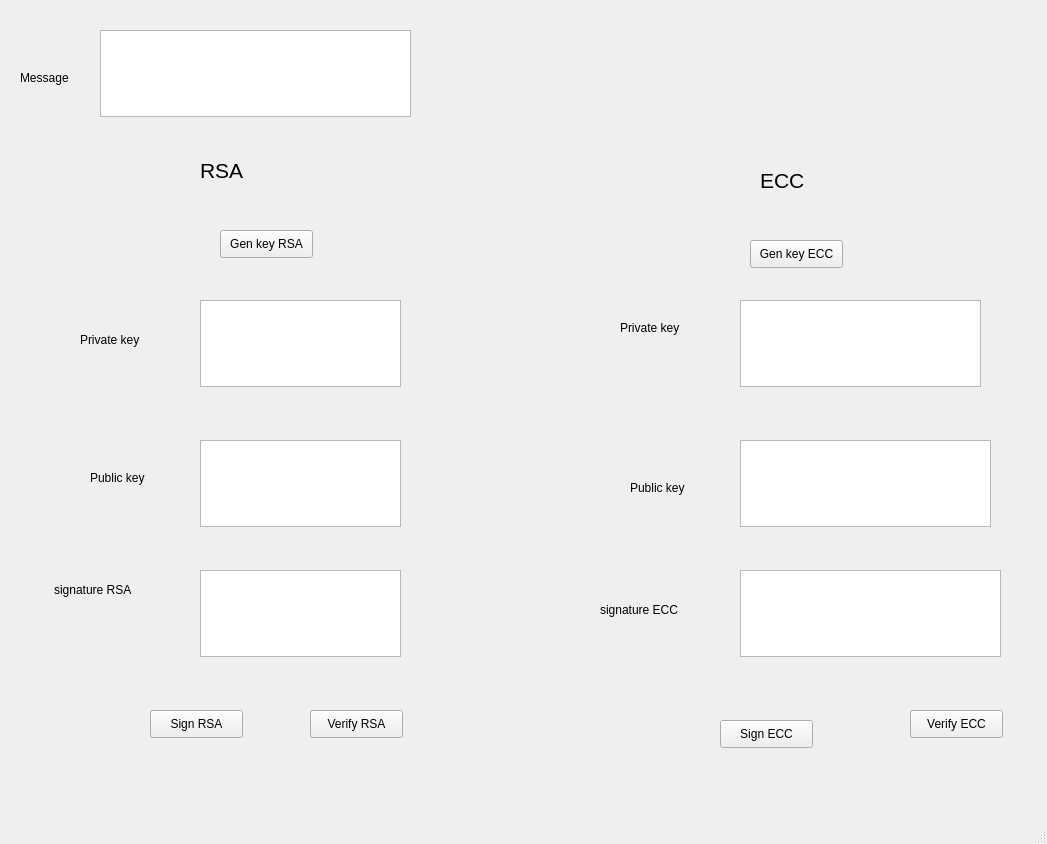
<?xml version="1.0" encoding="UTF-8"?>
<ui version="4.0">
 <class>MainWindow</class>
 <widget class="QMainWindow" name="MainWindow">
  <property name="geometry">
   <rect>
    <x>0</x>
    <y>0</y>
    <width>1047</width>
    <height>844</height>
   </rect>
  </property>
  <property name="windowTitle">
   <string>MainWindow</string>
  </property>
  <widget class="QWidget" name="centralwidget">
   <widget class="QPushButton" name="btn_verify_ecc">
    <property name="geometry">
     <rect>
      <x>910</x>
      <y>710</y>
      <width>93</width>
      <height>28</height>
     </rect>
    </property>
    <property name="text">
     <string>Verify ECC</string>
    </property>
   </widget>
   <widget class="QLabel" name="label">
    <property name="geometry">
     <rect>
      <x>20</x>
      <y>70</y>
      <width>55</width>
      <height>16</height>
     </rect>
    </property>
    <property name="text">
     <string>Message</string>
    </property>
   </widget>
   <widget class="QPlainTextEdit" name="txt_message">
    <property name="geometry">
     <rect>
      <x>100</x>
      <y>30</y>
      <width>311</width>
      <height>87</height>
     </rect>
    </property>
   </widget>
   <widget class="QLabel" name="label_2">
    <property name="geometry">
     <rect>
      <x>200</x>
      <y>150</y>
      <width>151</width>
      <height>41</height>
     </rect>
    </property>
    <property name="font">
     <font>
      <pointsize>16</pointsize>
     </font>
    </property>
    <property name="text">
     <string>RSA</string>
    </property>
   </widget>
   <widget class="QPushButton" name="btn_genkey_rsa">
    <property name="geometry">
     <rect>
      <x>220</x>
      <y>230</y>
      <width>93</width>
      <height>28</height>
     </rect>
    </property>
    <property name="text">
     <string>Gen key RSA</string>
    </property>
   </widget>
   <widget class="QPushButton" name="btn_verify_rsa">
    <property name="geometry">
     <rect>
      <x>310</x>
      <y>710</y>
      <width>93</width>
      <height>28</height>
     </rect>
    </property>
    <property name="text">
     <string>Verify RSA</string>
    </property>
   </widget>
   <widget class="QPlainTextEdit" name="txt_rsa_private_key">
    <property name="geometry">
     <rect>
      <x>200</x>
      <y>300</y>
      <width>201</width>
      <height>87</height>
     </rect>
    </property>
   </widget>
   <widget class="QLabel" name="label_3">
    <property name="geometry">
     <rect>
      <x>80</x>
      <y>330</y>
      <width>71</width>
      <height>20</height>
     </rect>
    </property>
    <property name="text">
     <string>Private key</string>
    </property>
   </widget>
   <widget class="QLabel" name="label_4">
    <property name="geometry">
     <rect>
      <x>90</x>
      <y>470</y>
      <width>55</width>
      <height>16</height>
     </rect>
    </property>
    <property name="text">
     <string>Public key</string>
    </property>
   </widget>
   <widget class="QPlainTextEdit" name="txt_rsa_public_key">
    <property name="geometry">
     <rect>
      <x>200</x>
      <y>440</y>
      <width>201</width>
      <height>87</height>
     </rect>
    </property>
   </widget>
   <widget class="QPushButton" name="btn_sign_rsa">
    <property name="geometry">
     <rect>
      <x>150</x>
      <y>710</y>
      <width>93</width>
      <height>28</height>
     </rect>
    </property>
    <property name="text">
     <string>Sign RSA</string>
    </property>
   </widget>
   <widget class="QLabel" name="label_5">
    <property name="geometry">
     <rect>
      <x>54</x>
      <y>580</y>
      <width>91</width>
      <height>20</height>
     </rect>
    </property>
    <property name="text">
     <string>signature RSA</string>
    </property>
   </widget>
   <widget class="QPlainTextEdit" name="txt_rsa_signature">
    <property name="geometry">
     <rect>
      <x>200</x>
      <y>570</y>
      <width>201</width>
      <height>87</height>
     </rect>
    </property>
   </widget>
   <widget class="QPushButton" name="btn_genkey_ecc">
    <property name="geometry">
     <rect>
      <x>750</x>
      <y>240</y>
      <width>93</width>
      <height>28</height>
     </rect>
    </property>
    <property name="text">
     <string>Gen key ECC</string>
    </property>
   </widget>
   <widget class="QPlainTextEdit" name="txt_ecc_private_key">
    <property name="geometry">
     <rect>
      <x>740</x>
      <y>300</y>
      <width>241</width>
      <height>87</height>
     </rect>
    </property>
   </widget>
   <widget class="QPlainTextEdit" name="txt_ecc_public_key">
    <property name="geometry">
     <rect>
      <x>740</x>
      <y>440</y>
      <width>251</width>
      <height>87</height>
     </rect>
    </property>
   </widget>
   <widget class="QPlainTextEdit" name="txt_ecc_signature">
    <property name="geometry">
     <rect>
      <x>740</x>
      <y>570</y>
      <width>261</width>
      <height>87</height>
     </rect>
    </property>
   </widget>
   <widget class="QLabel" name="label_6">
    <property name="geometry">
     <rect>
      <x>620</x>
      <y>320</y>
      <width>71</width>
      <height>16</height>
     </rect>
    </property>
    <property name="text">
     <string>Private key</string>
    </property>
   </widget>
   <widget class="QLabel" name="label_7">
    <property name="geometry">
     <rect>
      <x>630</x>
      <y>480</y>
      <width>61</width>
      <height>16</height>
     </rect>
    </property>
    <property name="text">
     <string>Public key</string>
    </property>
   </widget>
   <widget class="QLabel" name="label_8">
    <property name="geometry">
     <rect>
      <x>600</x>
      <y>600</y>
      <width>101</width>
      <height>20</height>
     </rect>
    </property>
    <property name="text">
     <string>signature ECC</string>
    </property>
   </widget>
   <widget class="QPushButton" name="btn_sign_ecc">
    <property name="geometry">
     <rect>
      <x>720</x>
      <y>720</y>
      <width>93</width>
      <height>28</height>
     </rect>
    </property>
    <property name="text">
     <string>Sign ECC</string>
    </property>
   </widget>
   <widget class="QLabel" name="label_9">
    <property name="geometry">
     <rect>
      <x>760</x>
      <y>160</y>
      <width>91</width>
      <height>41</height>
     </rect>
    </property>
    <property name="font">
     <font>
      <pointsize>16</pointsize>
     </font>
    </property>
    <property name="text">
     <string>ECC</string>
    </property>
   </widget>
  </widget>
  <widget class="QMenuBar" name="menubar">
   <property name="geometry">
    <rect>
     <x>0</x>
     <y>0</y>
     <width>1047</width>
     <height>26</height>
    </rect>
   </property>
  </widget>
  <widget class="QStatusBar" name="statusbar"/>
 </widget>
 <resources/>
 <connections/>
</ui>
